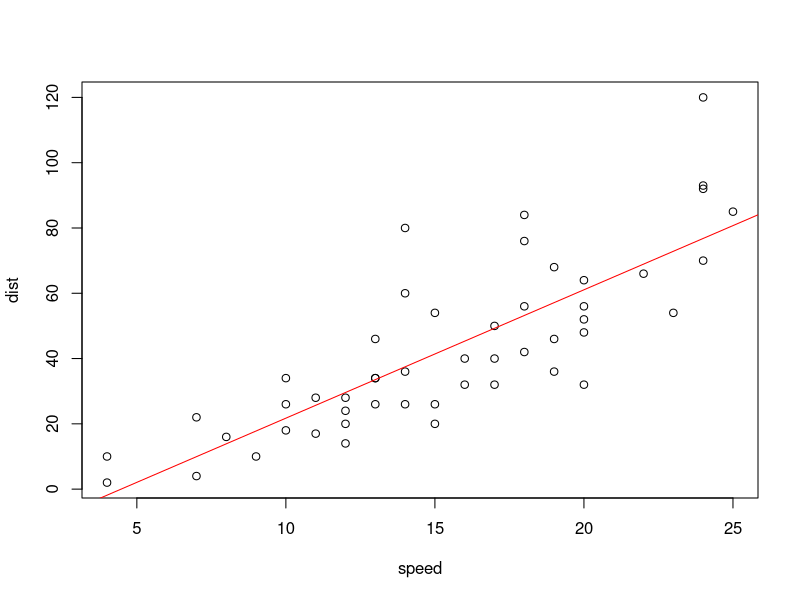
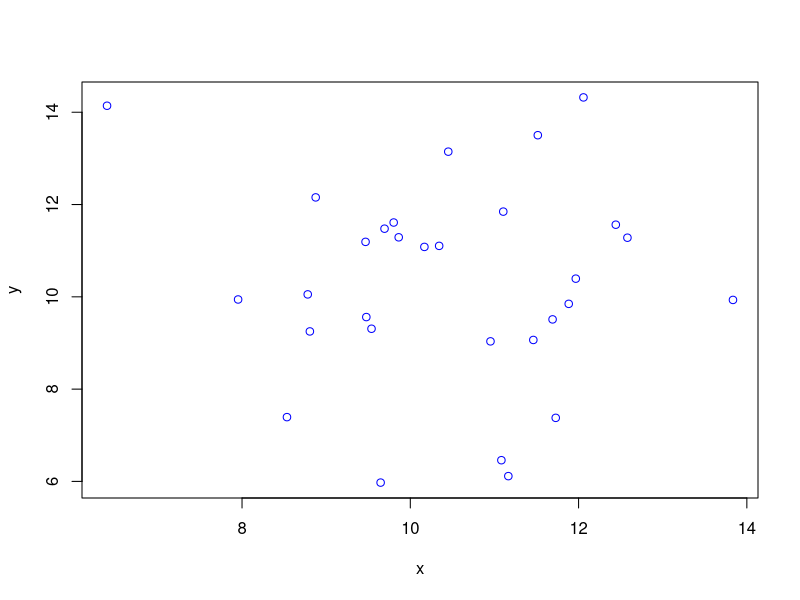
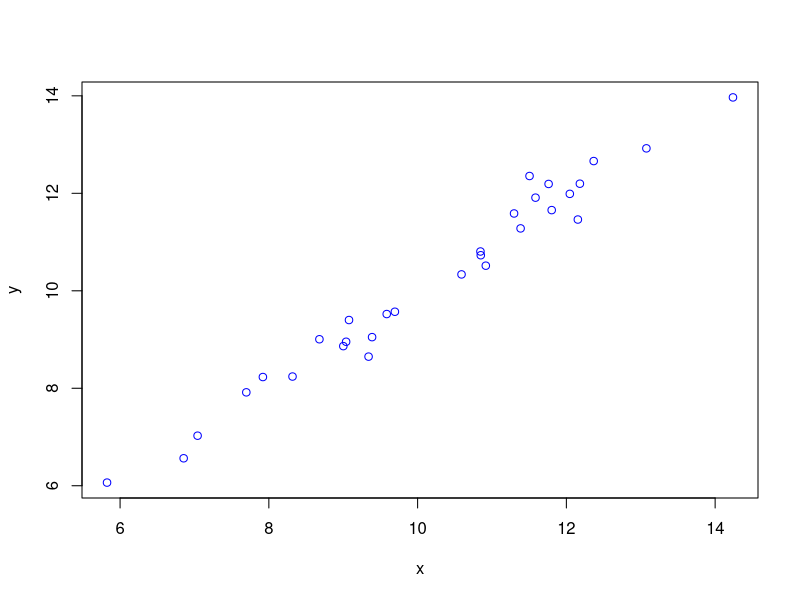
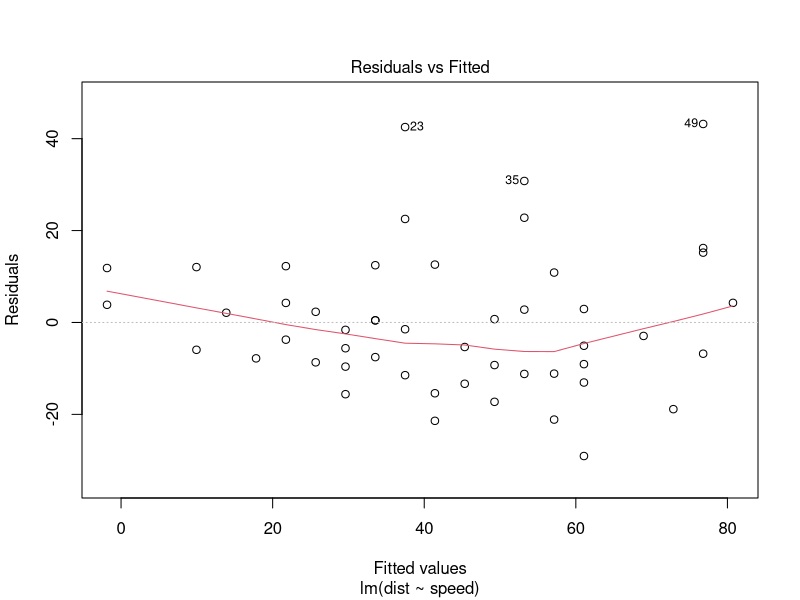
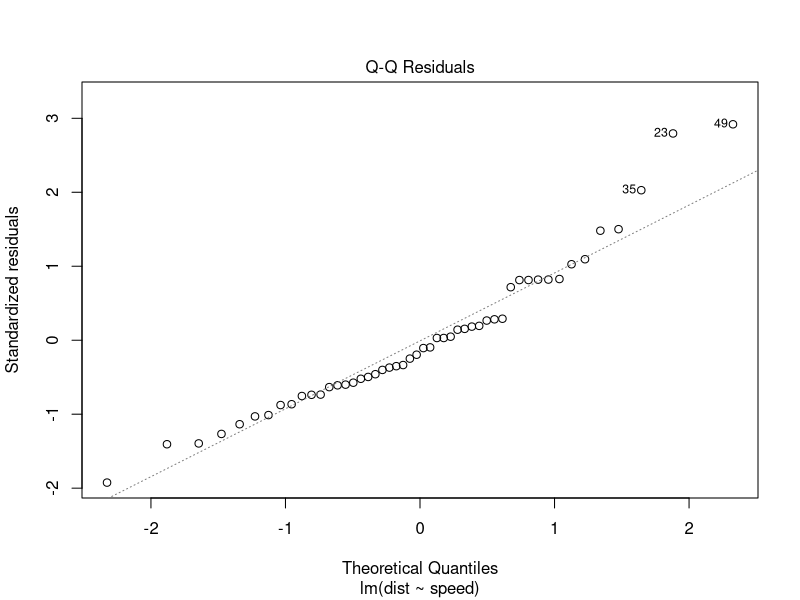
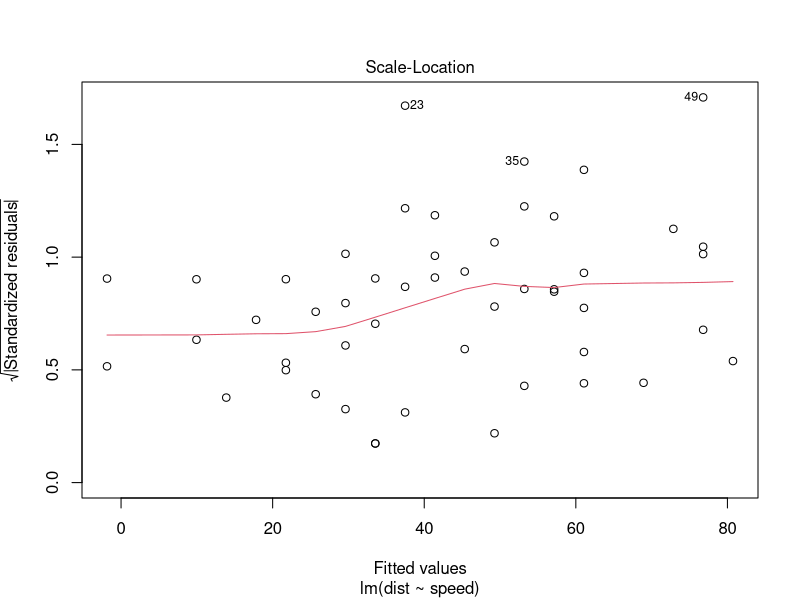
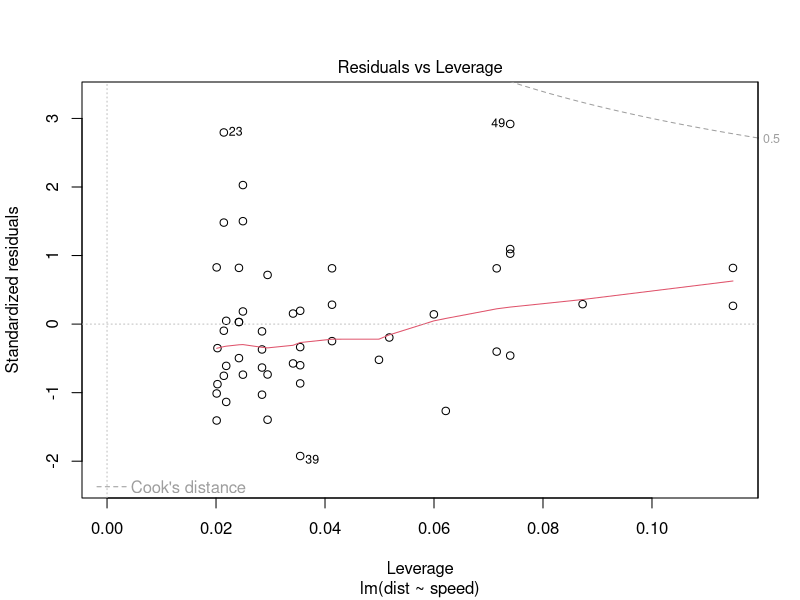
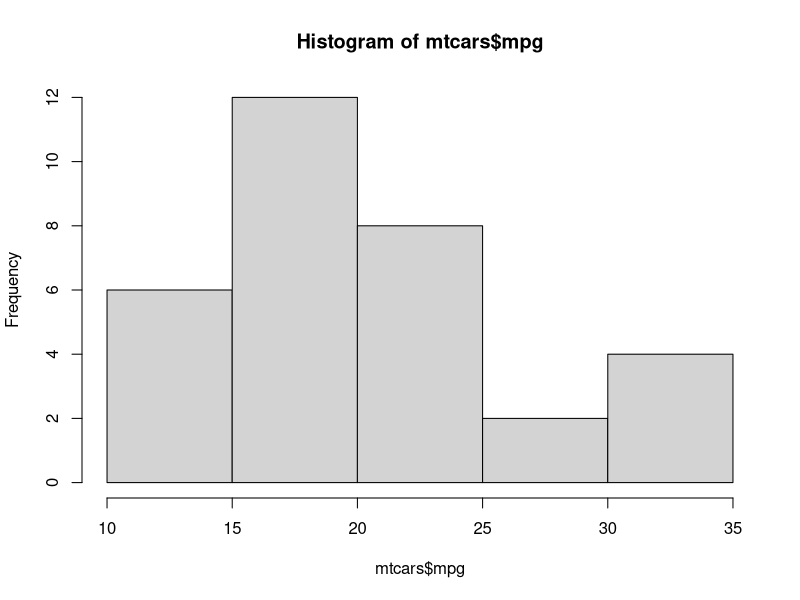

Reproduce these figures in R, in order. (Note: this script raises an error after producing the figures.)
##Day 1
x <- 20

cars
class(cars)
?cars
plot(cars)
m1 <- lm(dist ~ speed, data=cars)
abline(m1, col='red')
with(cars, cor(speed,dist)) # find the correlation of variables
#Linear Model - Y, the dependent is continous(Real value: not discrete or categorical)
#X: may be continous or discrete

## Data Simulation, Random variables
df <- data.frame(y = rnorm(n=30, mean=10, sd=2), 
                 x = rnorm(n=30, mean=10, sd=2))
plot( y ~ x, df, col='blue', pch=21)
with(df, cor(x,y))

## Data Simulation, Random variables scenario 2
tmp <- rnorm(n=30, mean=10, sd=2)
df <- data.frame(y = tmp + rnorm(n=30, mean=0, sd=0.2), 
                 x = tmp + rnorm(n=30, mean=0, sd=0.3))
plot( y ~ x, df, col='blue', pch=21)
with(df, cor(x,y))

#Different methods of invoking data frame values
cor(cars$dist, cars$speed) ## to be precise, this $ is a list operator
cor(cars[,1],cars[,2]) ## equivalent
cor(cars[,'dist'],cars[,'speed']) ## equivalent
cor(cars[[1]],cars[[2]]) ## equivalent
cor(cars) # corealtion matrix

m1
summary(m1)
# Residuals are the distance from the actual value
# Analyze the residuals summary value; mean will be close zero, normally distrbuted in ideal scenarios
# Coefficients values : Estimate 
# Std. Error - slope could be between Estimate + or - Std.Error
# t value - how far estimate is away from zero, t distrbution value
# P value - the probability of t value
# We can conclude that this is a significant coefficient based on  P value
# Residual standard error - distance between residuals
# R-squared is cor between Y & Y-hat, higher the R-squared better the model
# Adjusted R-squared - Rsquared can be improved by adding variables. Adjusted R-squared will penalize insignifact variables.coed
# F-statistic - ratio of variances (a) our model (b) NULL model(mean)/ANOVA
# P value - probabilty of F-statistic value

names(m1)
m1$coefficients
m1$residuals
m1$fitted.values
m1$coefficients[2]*cars$speed+m1$coefficients[1] #this will return Y-hat/fitted values

# Residual Analysis
plot(m1)
# Residual vs Fitted - not uniformly distrbuted around zeroes
# Normal Q-Q - this should follow a straight line. slight variations to the tail is fine.
# Scale-Location - 
# Residuals vs Leverage - identify the leverage(outlier) points that influence the regression negatively

# Predictions

# Data frame with sample speed values for prediction
speednew <- data.frame(speed=c(18, 25, 40))
predict(object=m1, newdata=speednew)
# Comparing predicted values vs model values
m1$coefficients[2]*speednew$speed+m1$coefficients[1]

#second example
mtcars
#returns the list of data sets available in R
data()

?mtcars
names(mtcars)
str(mtcars)
summary(mtcars)
# is the data of correct format/type
# within will intialize all the values in a data frame using a single call
mtcars <- within(mtcars, {
  cyl <- factor(cyl)
  vs <- factor(vs, labels=c('P','V'), levels=c(0,1))
  am <- factor(am, labels=c('A','M'), levels=c(0,1))
  gear <- factor(gear)
  carb <- factor(carb)
  })
str(mtcars)

# Explore
summary(mtcars)
# table(mtcars$cyl) will provide the summary of a single variable

# check one vairable at a time
hist(mtcars$mpg)
# plot area using par function
par(mfrow=c(2,2))
hist(mtcars$disp)
hist(mtcars$hp)
hist(mtcars$drat)
hist(mtcars$wt)

# reset plot area
par(mfrow=c(1,1))
plot(mpg ~ wt, mtcars)
model1 <- lm(mpg ~ wt, data=mtcars)
model1
abline(model1)
summary(model1)
plot(model1)

## univariate discrete
table(mtcars$cyl)
table(mtcars$carb)


## bi-variate exploration relatiohsip of all the variables with mpg, the variable of interest
## continous var
## correlation
cor(mtcars[,c('mpg', 'disp', 'wt', 'drat', 'hp', 'qsec')])
# sapply applies a function to all specified elements
sapply(mtcars,is.numeric)
# get the names of numeric columns in mtcars
names(mtcars)[sapply(mtcars,is.numeric)]

# apply the sapply logic to select columns
cor(mtcars[,names(mtcars)[sapply(mtcars,is.numeric)]])
## scatterplot
plot(mtcars[,names(mtcars)[sapply(mtcars,is.numeric)]])
plot(mpg ~ disp, mtcars)

m2 <- lm(mpg ~ disp, mtcars)
m2
summary(m2)
plot(mpg ~ disp, mtcars)
abline(m2, col = "red")
# data not normally distrbuted against the linear model, this needs to addressed

### discrete / factor variables
names(mtcars)[sapply(mtcars,is.factor)]
# use box plot to understand relation bt continous & factor
boxplot(mtcars$mpg)
boxplot(mpg ~ cyl, mtcars)
plot(mpg ~ disp, mtcars, col=mtcars$cyl, pch=16)
abline(m2, col="red")

m3 <- lm(mpg ~ disp + cyl, mtcars)
m3
summary(m3)
# discrete variable added as seperate coefficients, mpgs reduced if 6 & 8 cyclinder cars
# abline cannot be done with this model since there are more coefficient values
m3out <- data.frame(mpg=m3$fitted, disp=mtcars$disp)
m3out <- m3out[order(m3out$disp),]
lines(mpg ~ disp, m3out, col='purple')

#seperate intercept & slope for each of the cylinders
m4 <- lm(mpg ~ cyl/disp - 1, mtcars)
m4
summary(m4)
m4out <- data.frame(mpg=m4$fitted, disp=mtcars$disp)
m4out <- m4out[order(m4out$disp),]
lines(mpg ~ disp, m4out, col='darkgreen')

## scenario where we had identified the curvature in model m2 with displacement alone
m5 <- lm(mpg ~ disp+ I(disp^2), mtcars)
m5
summary(m5)
m5out <- data.frame(mpg=m5$fitted, disp=mtcars$disp)
m5out <- m5out[order(m5out$disp),]
lines(mpg ~ disp, m5out, col='darkgrey')
# curved model

m6 <- lm(mpg ~ disp+ I(disp^2) + I(disp^3), mtcars)
m6
summary(m6)
m6out <- data.frame(mpg=m6$fitted, disp=mtcars$disp)
m6out <- m6out[order(m6out$disp),]
lines(mpg ~ disp, m6out, col='brown')
# cubic model
# dont make the model unnecessarily complicated. Deriving a cylinder based modeling was more appropriate

# two factor interaction - example will be discussed later

## Why should we not add correlated variables in a model
## Std. Error(varinace)  will increase when correlated variables are used in model
## vif(m1) can be used to find the variance
mm1 <- lm(mpg ~ disp, mtcars)
mm2 <- lm(mpg ~ disp + wt, mtcars)
mm3 <- lm(mpg ~ wt, mtcars)

summary(mm1)
summary(mm2)
summary(mm3)

library(car)
vif(mm1)
vif(mm2)
## If we want to add , use principal components

